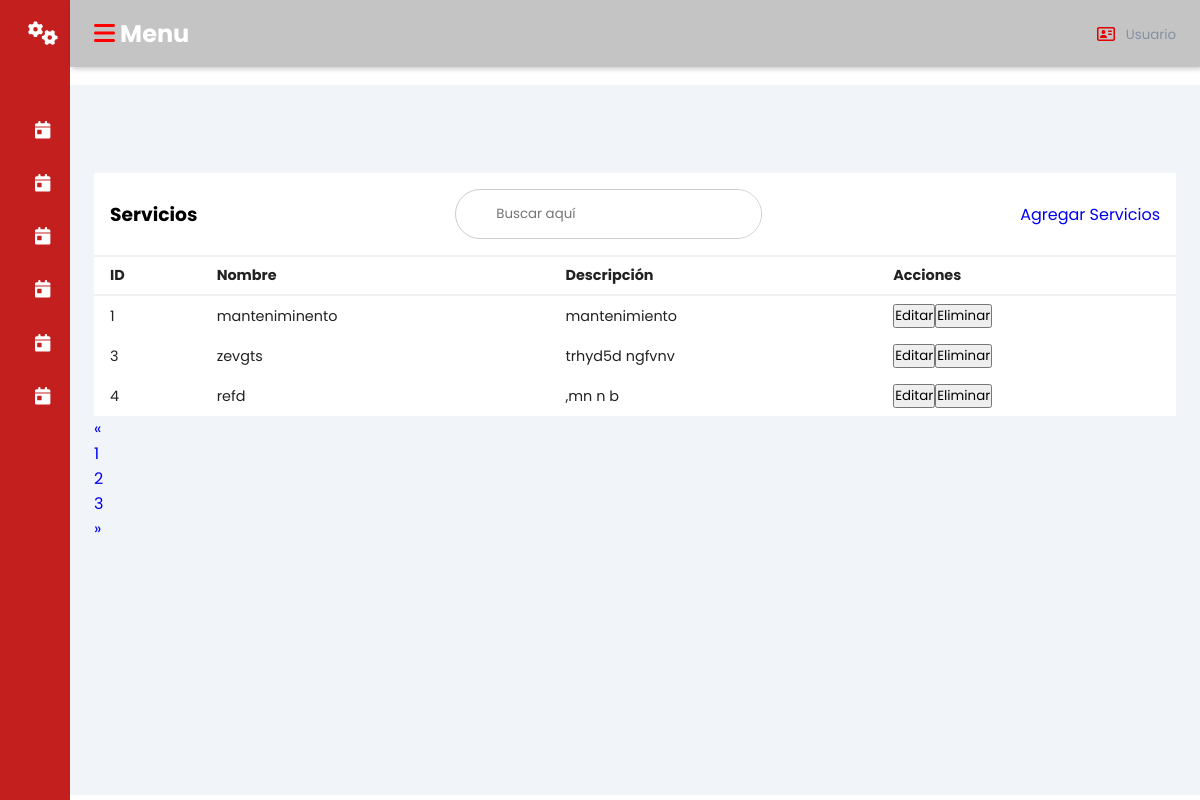
The app's page /servicios/ with its own data.
### promecapp/models.py (models this page shows, shortened)
class Servicio(models.Model):
    IDServicio = models.AutoField(primary_key=True)
    Nombre_Servicio = models.CharField(max_length=30, unique=True)
    Descripcion = models.TextField()
    class Meta:
        db_table = 'servicios'

### promecapp/views.py (the view)
# urls.py: path('servicios/', views.servicios, name='servicios'),
def servicios(request):
    servicios = Servicio.objects.all()
    return render(request, 'servicios.html', {'servicios': servicios})

### promecapp/Templates/servicios.html (shortened to what this page needs)
{% load static %}
<!DOCTYPE html>
<html lang="en">
<head>
    <link rel="stylesheet" href="{% static 'css/dash.css' %}">
</head>
<body>
<div class="sidebar">
    <div class="sidebar-brand">
        <h2><i class="fa-solid fa-gears" style="color: #ffffff;"></i><span>promec</span></h2>
    </div>
    <div class="sidebar-menu">
        <ul>
            <li>
                <a href="{% url 'usuarios' %}"><i class="fa-solid fa-calendar-day" style="color: #ffffff;"></i>
                    <span>Usuarios</span></a>
            </li>
            <li>
                <a href="{% url 'citas' %}"><i class="fa-solid fa-calendar-day" style="color: #ffffff;"></i>
                    <span>Citas</span></a>
            </li>
            <li>
                <a href="{% url 'facturas' %}"><i class="fa-solid fa-calendar-day" style="color: #ffffff;"></i>
                    <span>Facturas</span></a>
            </li>
            <li>
                <a href="{% url 'servicios' %}"><i class="fa-solid fa-calendar-day" style="color: #ffffff;"></i>
                    <span>Servicios</span></a>
            </li>
            <li>
                <a href="{% url 'ventas' %}"><i class="fa-solid fa-calendar-day" style="color: #ffffff;"></i>
                    <span>Ventas</span></a>
            </li>
            <li>
                <a href="{% url 'historial' %}"><i class="fa-solid fa-calendar-day" style="color: #ffffff;"></i>
                    <span>historial</span></a>
            </li>
        </ul>
    </div>
</div>
<div class="main-content">
    <header>
        <h2>
            <label for="nav-toggle">
                <span class="fa-solid fa-bars" style="color: #ff0000;"></span>
            </label> Menu
        </h2>
        <div class="user-wrapper">
            <img class="fa-regular fa-address-card" style="color: #e00000;" width="40px" height="40px" alt="">
            <div>
                <small>Usuario</small>
            </div>
        </div>
    </header>
    <main>
        <div class="recent-grid">
            <div class="projects">
                <div class="card">
                    <div class="card-header">
                        <h3>Servicios</h3>
                        <div class="search-wrapper">
                            <input type="search" placeholder="Buscar aquí" />
                        </div>
                        <a href="{% url 'agregar_servicio' %}" class="btn btn-secundary">Agregar Servicios</a>
                    </div>
                    <div class="card-body">
                        <div class="table-responsive">
                            <table width="100%">
                                <thead>
                                    <tr>
                                        <td>ID</td>
                                        <td>Nombre</td>
                                        <td>Descripción</td>
                                        <td>Acciones</td>
                                    </tr>
                                </thead>
                                <tbody>
                                    {% for servicio in servicios %}
                                        <tr>
                                            <td>{{ servicio.IDServicio }}</td>
                                            <td>{{ servicio.Nombre_Servicio }}</td>
                                            <td>{{ servicio.Descripcion }}</td>
                                            <td>
                                                <a href="{% url 'editar_servicio' servicio.IDServicio %}"><button>Editar</button></a>
                                                <form action="{% url 'eliminar_servicio' servicio.IDServicio %}" method="post" style="display: inline;">
                                                    <button type="submit" class="btn btn-danger">Eliminar</button>
                                                </form>
                                            </td>
                                        </tr>
                                    {% endfor %}
                                </tbody>
                            </table>
                        </div>
                    </div>
                </div>
            </div>
            <div class="card1">
                <nav aria-label="Page navigation example">
                    <ul class="pagination">
                        <li class="page-item">
                            <a class="page-link" href="#" aria-label="Previous">
                                <span aria-hidden="true">&laquo;</span>
                            </a>
                        </li>
                        <li class="page-item"><a class="page-link" href="#">1</a></li>
                        <li class="page-item"><a class="page-link" href="#">2</a></li>
                        <li class="page-item"><a class="page-link" href="#">3</a></li>
                        <li class="page-item">
                            <a class="page-link" href="#" aria-label="Next">
                                <span aria-hidden="true">&raquo;</span>
                            </a>
                        </li>
                    </ul>
                </nav>
            </div>
        </div>
    </main>
</div>
</body>
</html>

### promecapp/static/css/dash.css (style rules this page uses)
:root { --main-color: #c31f1f; --color-dark: #1D2231; --text-grey: #8390A2; }
* { padding: 0; margin: 0; box-sizing: border-box; list-style-type: none; text-decoration: none; font-family: 'Poppins', sans-serif; }
.sidebar { width: 345px; position: fixed; left: 0; top: 0; height: 100%; background: var(--main-color); z-index: 100; transition: width 300ms; }
.sidebar-brand { height: 90px; padding: 1rem 0rem 1rem 2rem; color: #fff; }
.sidebar-menu { margin-top: 1rem; }
.sidebar-menu li { width: 100%; margin-bottom: 1.7rem; padding-left: 1rem; }
.sidebar-menu a { padding-left: 1rem; display: block; color: #fff; font-size: 1.1rem; }
.main-content { transition: margin-left 300ms; margin-left: 345px; }
header { background: #c4c4c4; display: flex; justify-content: space-between; padding: 1rem 1.5rem; box-shadow: 2px 2px 5px rgba(0, 0, 0, 0.2); position: fixed; left: 345px; width: calc(100% - 345px); top: 0; z-index: 100; transition: left 300ms; }
header h2 { color: #ffffff; }
.search-wrapper { border: 1px solid #ccc; border-radius: 30px; height: 50px; display: flex; align-items: center; overflow-x: hidden; }
.search-wrapper input { height: 100%; padding: .5rem; border: none; outline: none; }
.user-wrapper { display: flex; align-items: center; }
.user-wrapper small { display: inline-block; color: var(--text-grey); }
main { margin-top: 85px; padding: 2rem 1.5rem; background: #f1f5f9; min-height: calc(100vh - 90px); }
.recent-grid { margin-top: 3.5rem; display: 100%; grid-gap: 2rem; grid-template-columns: 65% auto; }
.card { background: #fff; }
.card-header { padding: 1rem; }
.card-header { display: flex; justify-content: space-between; align-items: center; border-bottom: 1px solid #f0f0f0; }
table { border-collapse: collapse; }
thead tr { border-top: 1px solid #f0f0f0; border-bottom: 2px solid #f0f0f0; }
thead td { font-weight: 700; }
td { padding: .5rem 1rem; font-size: .9rem; color: #222; }
tr td:last-child { display: flex; align-items: center; }
.table-responsive { width: 100%; overflow-x: auto; }
@media only screen and (max-width: 1200px) { .sidebar { width: 70px; } }
@media only screen and (max-width: 1200px) { .sidebar .sidebar-brand, .sidebar li { padding-left: 1rem; text-align: center; } }
@media only screen and (max-width: 1200px) { .sidebar li a { padding-left: 0rem; } }
@media only screen and (max-width: 1200px) { .main-content { margin-left: 70px; } }
@media only screen and (max-width: 1200px) { .main-content header { width: calc(100% - 70px); left: 70px; } }
a { text-decoration: none; }

### records on screen
Servicio: IDServicio "1", Nombre_Servicio "manteniminento", Descripcion "mantenimiento"
Servicio: IDServicio "3", Nombre_Servicio "zevgts", Descripcion "trhyd5d ngfvnv"
Servicio: IDServicio "4", Nombre_Servicio "refd", Descripcion ",mn n b"
